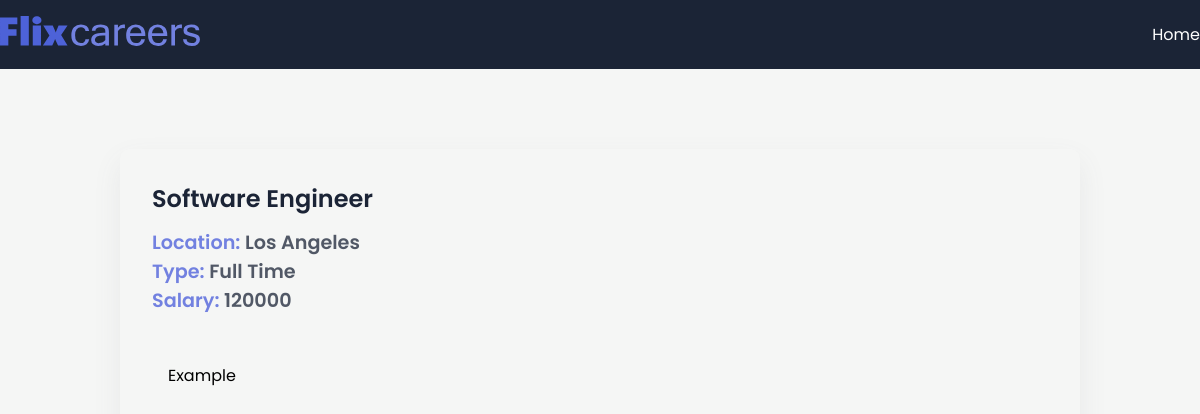
/job/1, run on the app's committed database.
### app/models.py (models this page shows, shortened)
class JobPost(models.Model):
    JOB_TYPE_CHOICES = [
        ('Full Time', 'Full Time'),
        ('Part Time', 'Part Time')
    ]
    title = models.CharField(max_length=200)
    description = models.TextField()
    date = models.DateTimeField(auto_now_add=True)
    expiry = models.DateField(null=True)
    salary = models.IntegerField()
    slug = models.SlugField(null=True, max_length=40, unique=True)
    location = models.OneToOneField(Location, on_delete=models.CASCADE, null=True)
    author = models.ForeignKey(Author, on_delete=models.CASCADE, null=True)
    skills = models.ManyToManyField(Skills)
    type = models.CharField(max_length=200, null=False, choices=JOB_TYPE_CHOICES)

class Location(models.Model):
    street = models.CharField(max_length=200)
    city = models.CharField(max_length=200)
    state = models.CharField(max_length=200)
    country = models.CharField(max_length=200)
    zipcode = models.CharField(max_length=200)

### app/views.py (the view)
# urls.py: path('job/<int:job_id>', views.job_detail, name='jobs_detail'),
def job_detail(request, job_id):
    try:
        if job_id == 0:
            return redirect(reverse('jobs_home'))
        job = JobPost.objects.get(id=job_id)
        context={
            "job": job
        }
        return render(request, "app/job_detail.html", context)
    except:
        return HttpResponseNotFound("Not Found")

### app/templates/app/job_detail.html (shortened to what this page needs)
{% extends "base.html" %}
{% block content %}
    <section>
      <div class="container">
        <div class="view-post">
          <h1 class="jobtitle">
            {{job.title}}
          </h1>
          <p class="location it">Location: <span>{{job.location.city}}</span></p>
          <p class="status it">Type: <span>{{job.type}}</span></p>
          <p class="budget it">Salary: <span>{{job.salary}}</span></p>
          <div class="desc">
            <p class="details">
              {{job.description}}
            </p>
          </div>
        </div>
      </div>
    </section>
{% endblock content %}

### app/static/app/style.css (style rules this page uses)
* { margin: 0; padding: 0; box-sizing: border-box; font-family: "Poppins", sans-serif; }
:root { --blue: #4d62d8; --lblue: #7281e0; --card: #fdfdfd; --shadow: #64646f17 0px 12px 29px 0px; --nav: #1b2436; }
body { background: #f5f6f5; }
.container { max-width: 1200px; margin: auto; }
.view-post { width: 80%; border-radius: 10px; box-shadow: var(--shadow); margin: 5em auto; padding: 2em; }
.desc { max-height: 300px; overflow-y: scroll; margin: 2em 0; padding: 1em; }
.jobtitle { font-size: 1.5rem; color: var(--nav); font-weight: 600; margin-bottom: 0.5em; }
.it { font-size: 1.2rem; font-weight: 600; color: var(--lblue); }
.it span { color: #1b2436c0; }

### data on the page
JobPost: title "Software Engineer", location.city "Los Angeles", type "Full Time", salary "120000", description "Example"
